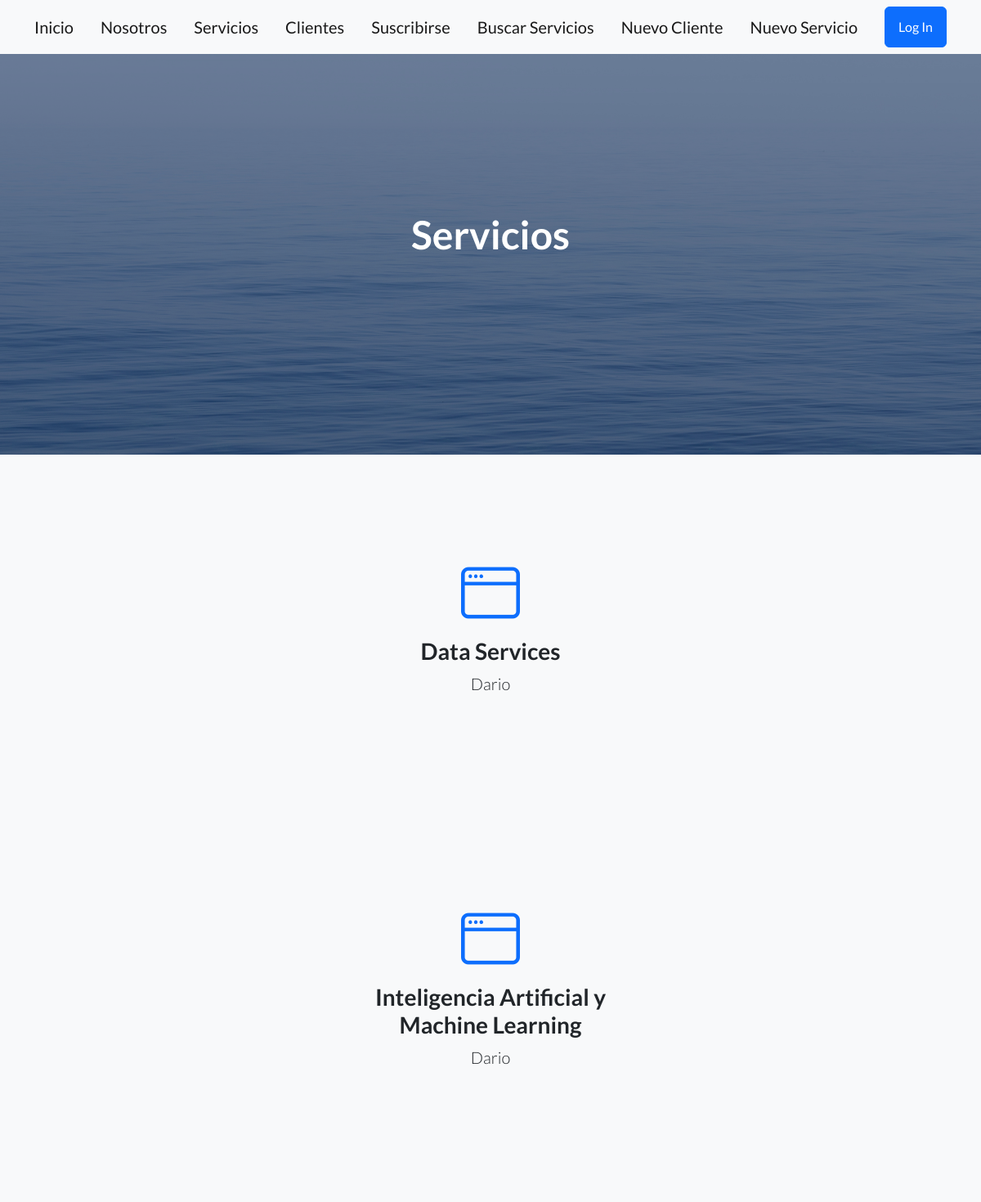
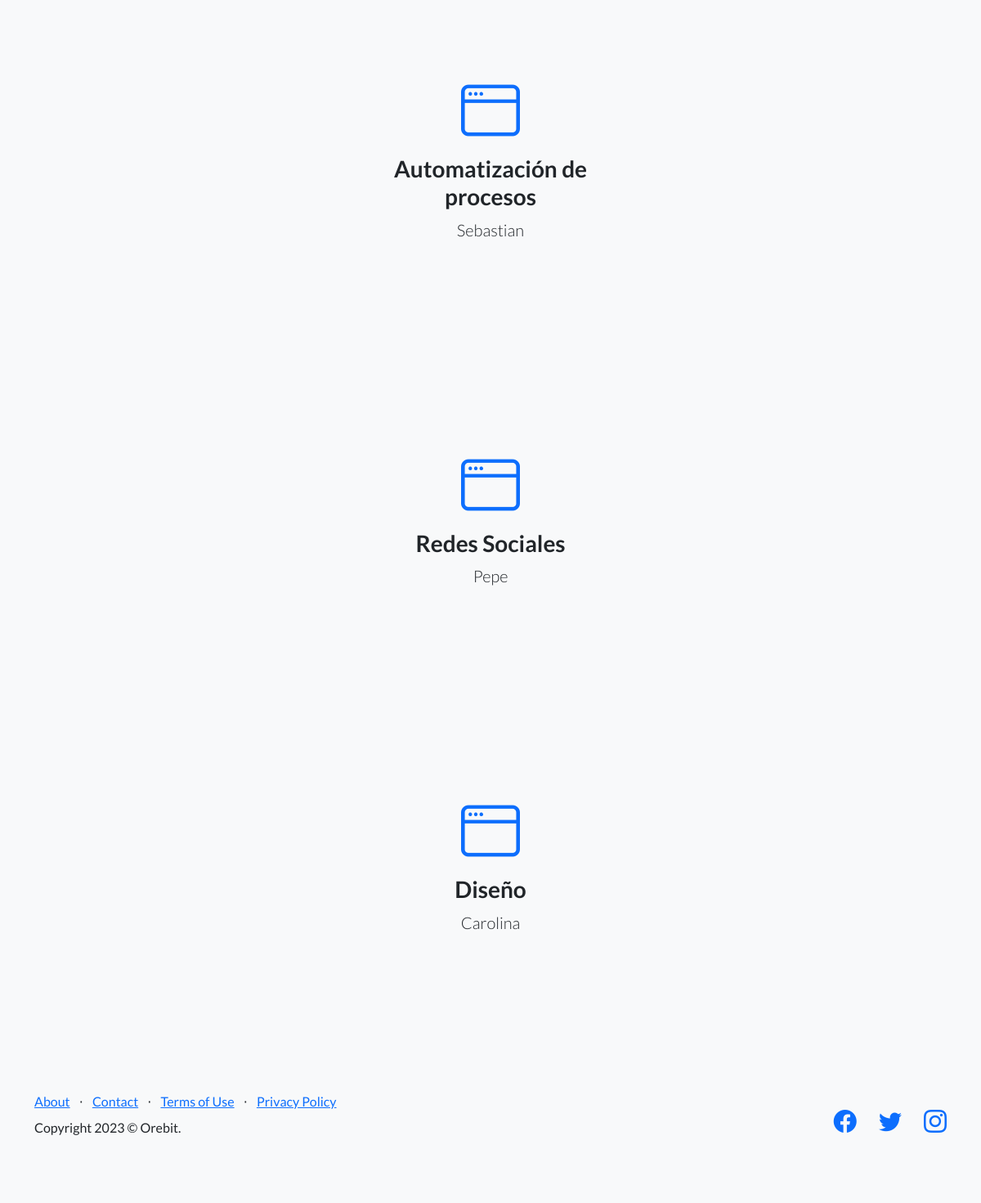
The app's page /aplicacion/servicios/ with its own data (2 pictures, top to bottom).
### aplicacion/models.py (models this page shows, shortened)
class Servicios(models.Model):
    nombre=models.CharField(max_length=50)
    encargado=models.CharField(max_length=50)

### aplicacion/views.py (the view)
# urls.py: path('servicios/',servicios, name= "servicios"),
def servicios(request):
    ctx= {"servicios":Servicios.objects.all()}
    return render(request,"aplicacion/servicios.html",ctx)

### aplicacion/templates/aplicacion/servicios.html (shortened to what this page needs)
{% extends 'aplicacion/base.html' %}
{% load static %}
{% block pantalla %}
    Servicios
{% endblock pantalla %}

### aplicacion/templates/aplicacion/Base.html (shortened to what this page needs)
<!DOCTYPE html>
<html lang="en">
    <head>
        {%load static%}
        <link href="https://cdn.jsdelivr.net/npm/bootstrap-icons@1.5.0/font/bootstrap-icons.css" rel="stylesheet" type="text/css" />
        <link href="{% static 'aplicacion/css/styles.css' %}" rel="stylesheet" />
    </head>
    <body>
        <nav class="navbar navbar-light bg-light static-top">
            <div class="container">
                <a class="navbar-brand" href="{% url 'Inicio' %}">Inicio</a>
                <a class="navbar-brand" href="{% url 'Nosotros' %}">Nosotros</a>
                <a class="navbar-brand" href="{% url 'servicios' %}">Servicios</a>
                <a class="navbar-brand" href="{% url 'clientes' %}">Clientes</a>
                <a class="navbar-brand" href="{% url 'suscripcionForm2' %}">Suscribirse</a>
                <a class="navbar-brand" href="{% url 'buscar_servicio' %}">Buscar Servicios</a>
                <a class="navbar-brand" href="{% url 'clientesForm2' %}">Nuevo Cliente</a>
                <a class="navbar-brand" href="{% url 'serviciosForm2' %}">Nuevo Servicio</a>
                <a class="btn btn-primary" href="{% url 'admin:index' %}">Log In</a>
            </div>
        </nav>
        <header class="masthead">
            <div class="container position-relative">
                <div class="row justify-content-center">
                    <div class="col-xl-6">
                        <div class="text-center text-white">
                                <h1 class="mb-5">
                                    {% block pantalla %}{% endblock pantalla %}
                                </h1>
                        </div>
                    </div>
                </div>
            </div>
        </header>
        {% block servicios %}
        {% for servicio in servicios %}
        <section class="features-icons bg-light text-center">
            <div class="container">
                <div class="row">
                        <div class="features-icons-item mx-auto mb-5 mb-lg-0 mb-lg-3">
                            <div class="features-icons-icon d-flex"><i class="bi-window m-auto text-primary"></i></div>
                            <h3>{{servicio.nombre}}</h3>
                            <p class="lead mb-0">{{servicio.encargado}}</p>
                        </div>
                </div>
            </div>
        </section>
        {% endfor %}
        {% endblock servicios %}
        <footer class="footer bg-light">
            <div class="container">
                <div class="row">
                    <div class="col-lg-6 h-100 text-center text-lg-start my-auto">
                        <ul class="list-inline mb-2">
                            <li class="list-inline-item"><a href="#!">About</a></li>
                            <li class="list-inline-item">⋅</li>
                            <li class="list-inline-item"><a href="#!">Contact</a></li>
                            <li class="list-inline-item">⋅</li>
                            <li class="list-inline-item"><a href="#!">Terms of Use</a></li>
                            <li class="list-inline-item">⋅</li>
                            <li class="list-inline-item"><a href="#!">Privacy Policy</a></li>
                        </ul>
                        <p class="ast-footer-copyright"> Copyright 2023 &copy; Orebit.</p>
                    </div>
                    <div class="col-lg-6 h-100 text-center text-lg-end my-auto">
                        <ul class="list-inline mb-0">
                            <li class="list-inline-item me-4">
                                <a href="#!"><i class="bi-facebook fs-3"></i></a>
                            </li>
                            <li class="list-inline-item me-4">
                                <a href="#!"><i class="bi-twitter fs-3"></i></a>
                            </li>
                            <li class="list-inline-item">
                                <a href="#!"><i class="bi-instagram fs-3"></i></a>
                            </li>
                        </ul>
                    </div>
                </div>
            </div>
        </footer>
    </body>
</html>

### records on screen
Servicios: nombre "Data Services", encargado "Dario"
Servicios: nombre "Inteligencia Artificial y Machine Learning", encargado "Dario"
Servicios: nombre "Automatización de procesos", encargado "Sebastian"
Servicios: nombre "Redes Sociales", encargado "Pepe"
Servicios: nombre "Diseño", encargado "Carolina"
